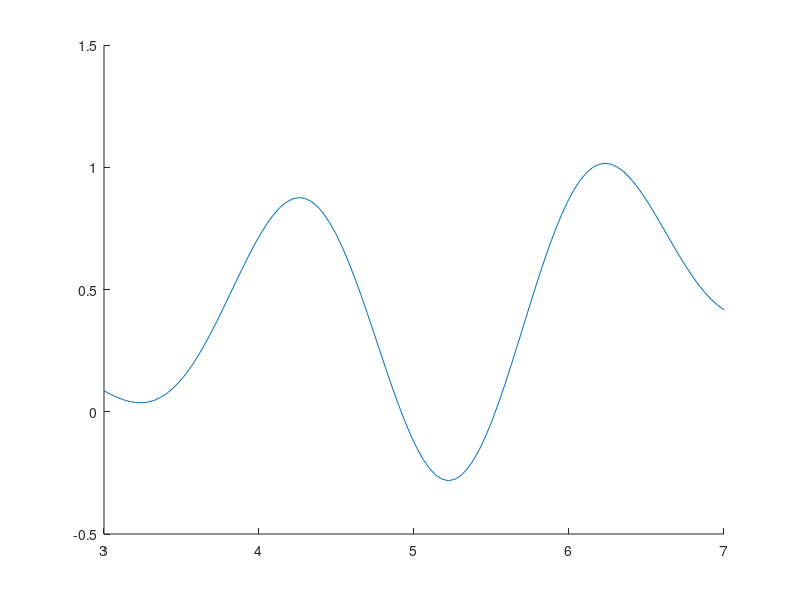

Reproduce this figure in MATLAB.
figure(1);
hold on
point=100;
x=linspace(3,7,point);
for i=1:100
    y(i)=0.08*((1.2*(x(i)-1)*cos(3*x(i)))+(x(i)-(x(i)-1)*cos(3*x(i))*sin(x(i))));
end
yMean=mean(y);
yStd=std(y);
plot(x,y);
